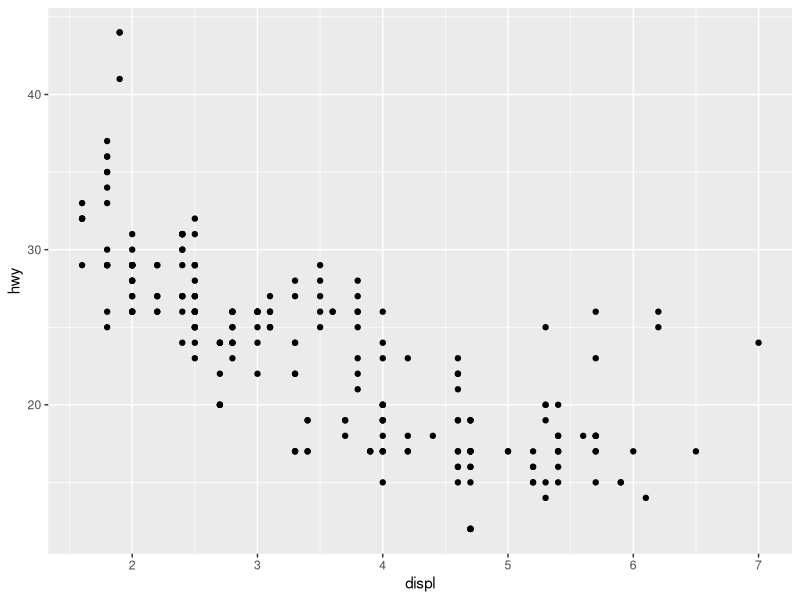
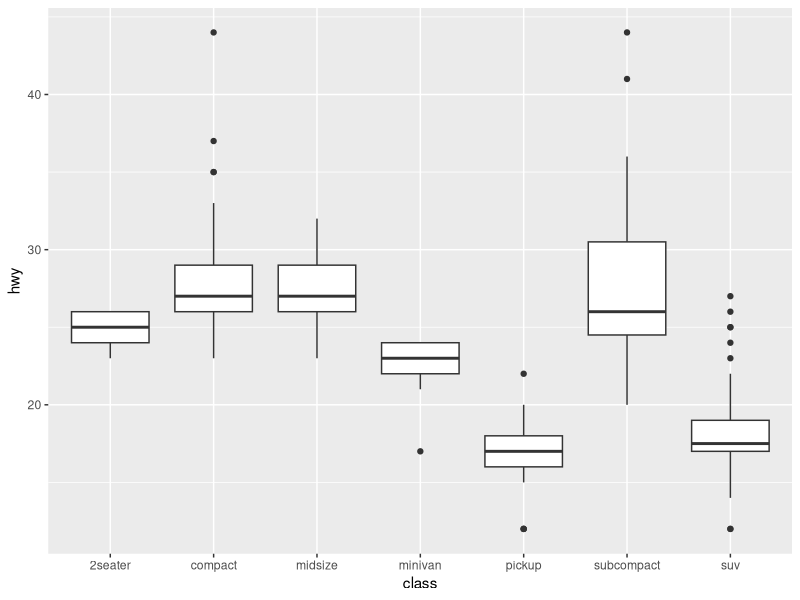
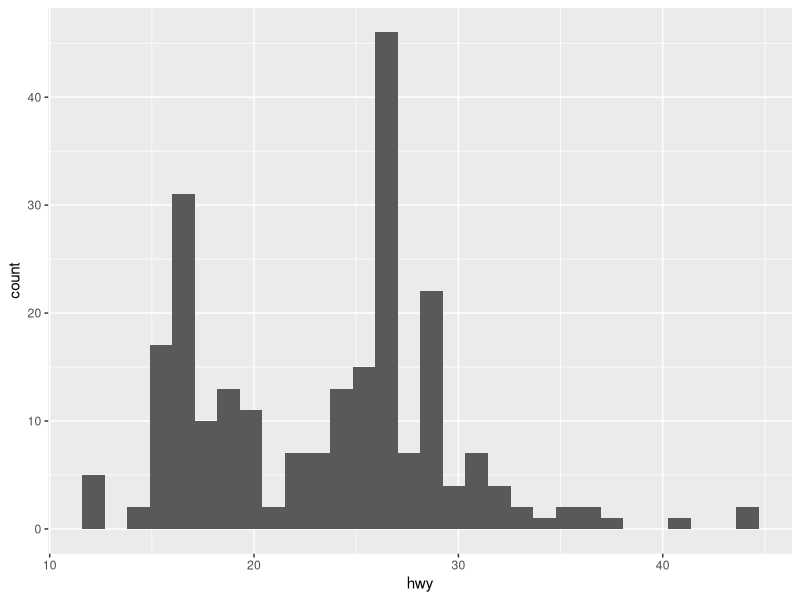
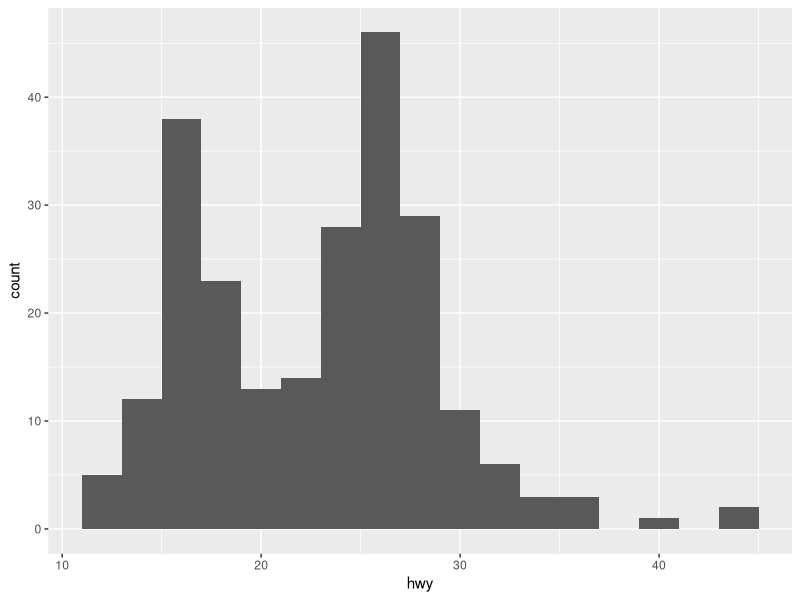
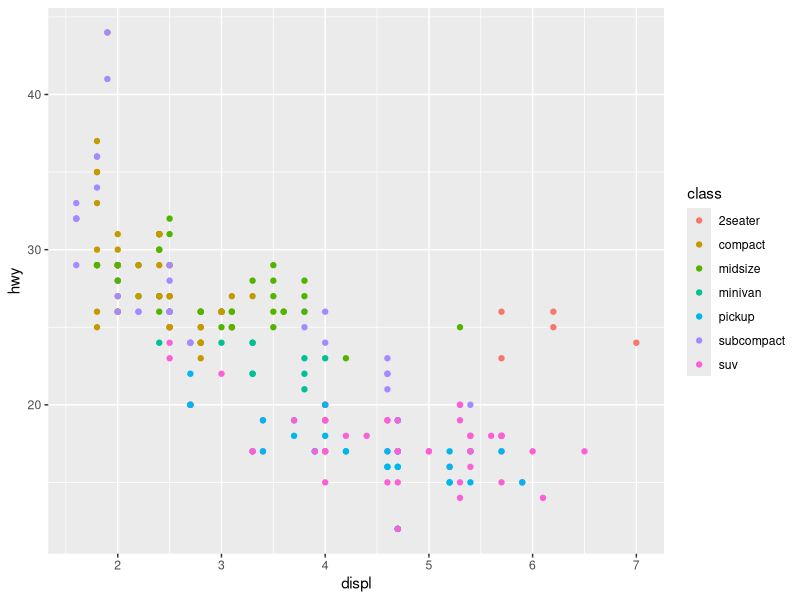
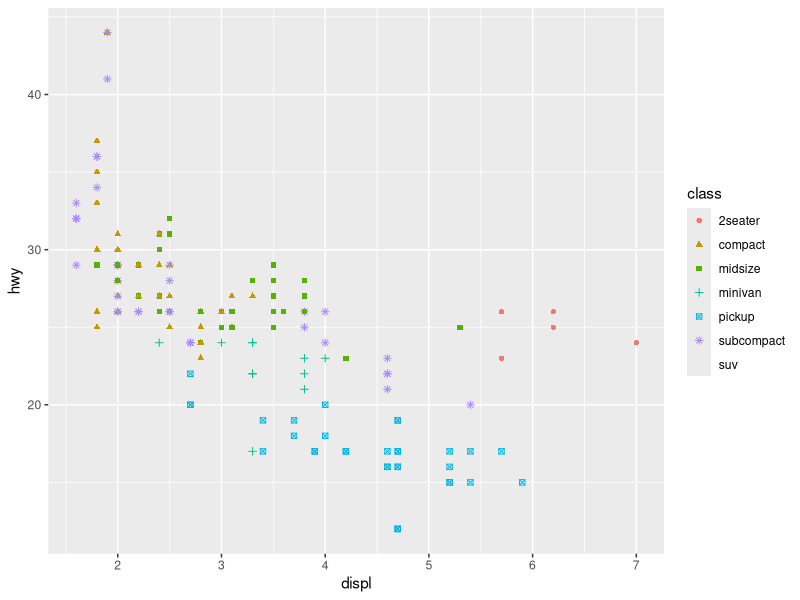
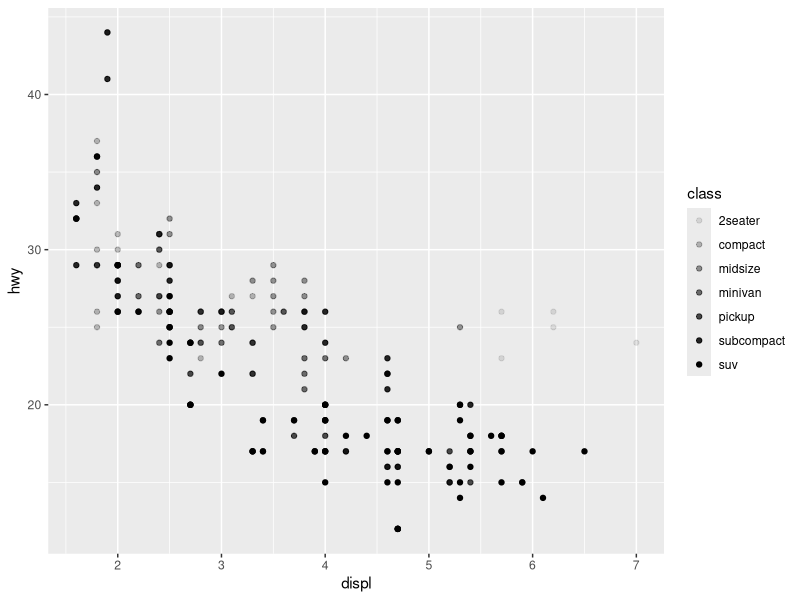
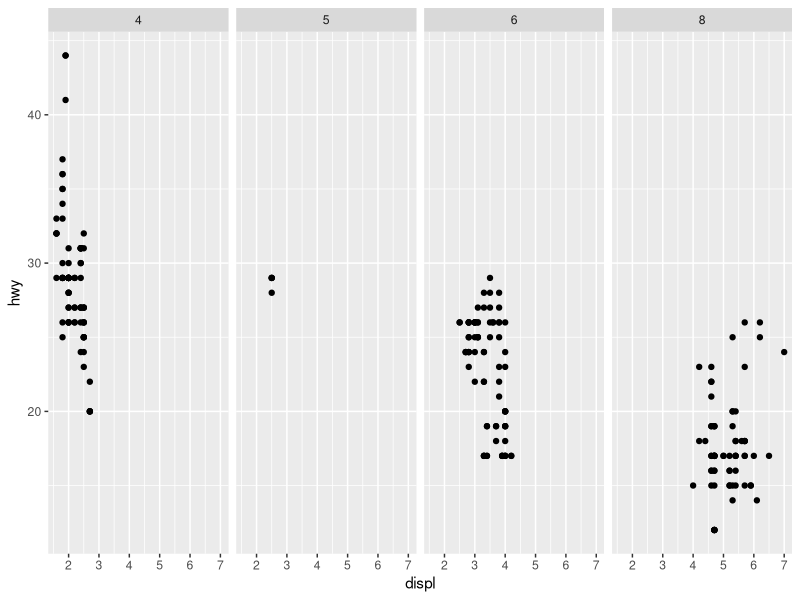

Reproduce these figures in R, in order.
## ---- chunk 1
knitr::opts_chunk$set(echo = TRUE, comment="")
library(tidyverse)
## ---- chunk 2
summary(mpg)
data(mpg)
## ---- chunk 3
ggplot(data = mpg) + 
  geom_point(mapping = aes(x = displ, y= hwy))
## ---- chunk 4
ggplot(data = mpg) +
  geom_boxplot(mapping = aes(x = class, y = hwy))
## ---- chunk 5
ggplot(data = mpg) + 
  geom_histogram(mapping = aes(x=hwy))
## ---- chunk 6
?geom_histogram
ggplot(data = mpg) + 
  geom_histogram(mapping = aes(x=hwy), binwidth = 2)
## ---- chunk 7
c<-ggplot(data = mpg,mapping = aes(x = displ, y = hwy))
  
c + geom_point(mapping = aes(color=class))
c + geom_point(mapping = aes(shape=class, color=class))
c + geom_point(mapping = aes(alpha=class))
## ---- chunk 8
# Makes a plot that the commands below will modify
q <- ggplot(mpg) + geom_point(aes(x = displ, y = hwy))

q + facet_grid(. ~ cyl)
q + facet_grid(drv ~ .)
q + facet_grid(drv ~ cyl)
q + facet_wrap(~ class)
## ---- chunk 9
ggplot(data = mpg) +
  geom_bar(mapping = aes(x = class, color = class))
ggplot(data = mpg) +
  geom_bar(mapping = aes(x = class, fill = class))
## ---- chunk 10
ggplot(mpg) + 
  geom_point(aes(displ, hwy)) +
  geom_smooth(aes(displ, hwy))
